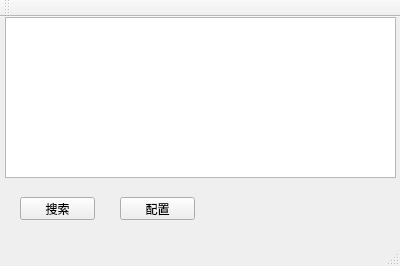
<?xml version="1.0" encoding="UTF-8"?>
<ui version="4.0">
 <class>MainWindow</class>
 <widget class="QMainWindow" name="MainWindow">
  <property name="geometry">
   <rect>
    <x>0</x>
    <y>0</y>
    <width>400</width>
    <height>266</height>
   </rect>
  </property>
  <property name="windowTitle">
   <string>MainWindow</string>
  </property>
  <widget class="QWidget" name="centralWidget">
   <widget class="QPushButton" name="pushButton">
    <property name="geometry">
     <rect>
      <x>20</x>
      <y>180</y>
      <width>75</width>
      <height>23</height>
     </rect>
    </property>
    <property name="text">
     <string>搜索</string>
    </property>
   </widget>
   <widget class="QListWidget" name="listWidget">
    <property name="geometry">
     <rect>
      <x>5</x>
      <y>0</y>
      <width>391</width>
      <height>161</height>
     </rect>
    </property>
   </widget>
   <widget class="QPushButton" name="CfgButton">
    <property name="geometry">
     <rect>
      <x>120</x>
      <y>180</y>
      <width>75</width>
      <height>23</height>
     </rect>
    </property>
    <property name="text">
     <string>配置</string>
    </property>
   </widget>
  </widget>
  <widget class="QMenuBar" name="menuBar">
   <property name="geometry">
    <rect>
     <x>0</x>
     <y>0</y>
     <width>400</width>
     <height>23</height>
    </rect>
   </property>
  </widget>
  <widget class="QToolBar" name="mainToolBar">
   <attribute name="toolBarArea">
    <enum>TopToolBarArea</enum>
   </attribute>
   <attribute name="toolBarBreak">
    <bool>false</bool>
   </attribute>
  </widget>
  <widget class="QStatusBar" name="statusBar"/>
 </widget>
 <layoutdefault spacing="6" margin="11"/>
 <resources/>
 <connections/>
</ui>
